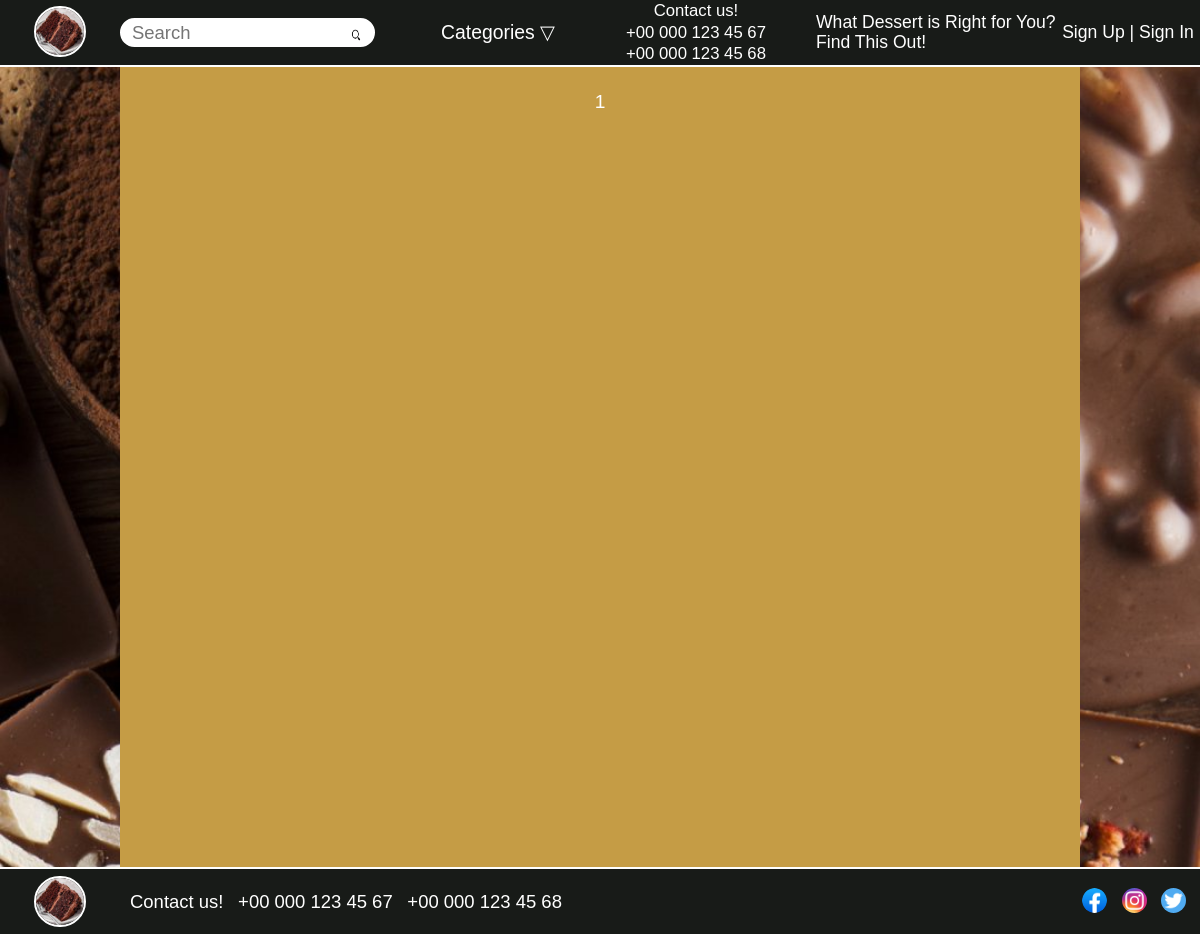
Page /category/cakes/ on the earlier database version.
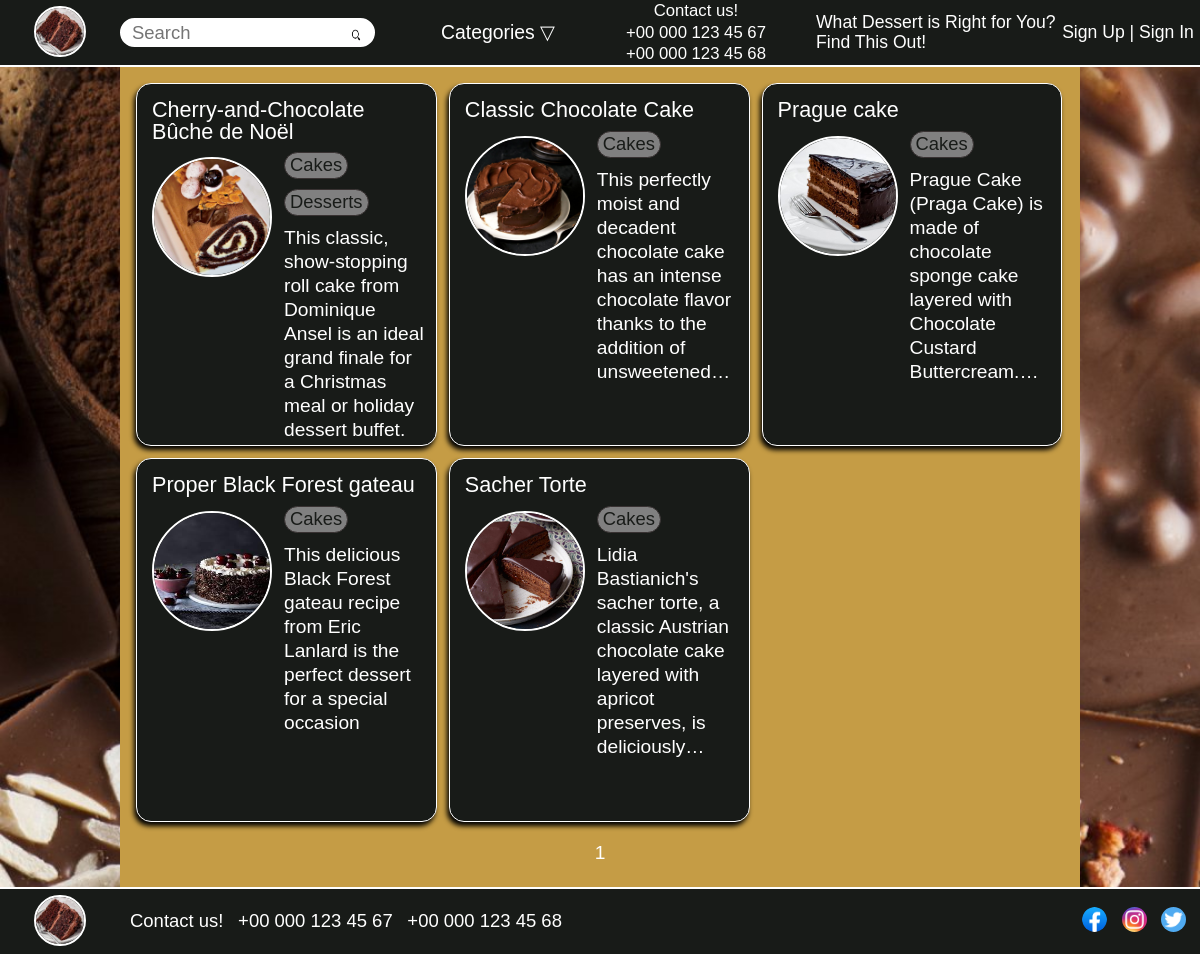
Same page on the later database version.
### recipes/models.py (models this page shows, shortened)
class Recipes(models.Model):
    title = models.CharField(max_length=255)
    slug = models.SlugField(max_length=255, unique=True, db_index=True)
    description = models.TextField()
    recipe = models.TextField()
    photo = models.ImageField(upload_to='photos/%Y/%m/%d/')
    time_create = models.TimeField(auto_now_add=True)
    time_update = models.TimeField(auto_now=True)
    is_published = models.BooleanField(default=True)
    cat = models.ManyToManyField(Category,)
    class Meta:
        verbose_name = 'Recipes'
        verbose_name_plural = 'Recipes'
        ordering = ['title', 'time_create']
    def get_absolute_url(self):
        return reverse('show_recipe', kwargs={'rec_slug': self.slug})

class Category(models.Model):
    name = models.CharField(max_length=255)
    slug = models.SlugField(max_length=255, unique=True, db_index=True)
    def get_absolute_url(self):
        return reverse('show_category', kwargs={'cat_slug': self.slug})
    class Meta:
        verbose_name = 'Category'
        verbose_name_plural = 'Categories'
        ordering = ['id', 'name']

### recipes/views.py (the view)
# urls.py: path('category/<slug:cat_slug>/', ShowCategory.as_view(), name='show_category'),
class ShowCategory(DataMixin, ListView):
    model = Recipes
    template_name = 'recipes/main.html'
    context_object_name = 'recipes'
    def get_queryset(self):
        return Recipes.objects.filter(cat__slug=self.kwargs['cat_slug'], is_published=True)
    def get_context_data(self, *, object_list=None, **kwargs):
        context = super().get_context_data(**kwargs)
        cat = Category.objects.get(slug=self.kwargs['cat_slug'])
        context['cat_selected'] = cat.slug
        c_def = self.get_user_context()
        return dict(list(c_def.items()) + list(context.items()))

### recipes/templatetags/tags.py (called while the page is built)
@register.simple_tag()
def category():
    return Category.objects.all()

### recipes/utils.py (called while the page is built)
    def get_user_context(self, **kwargs):
        context = kwargs
        context['menu'] = menu
        return context

### recipes/templates/recipes/main.html
{% extends 'recipes/base.html' %}
{% load tags %}
{% block content %}
{% for recipe in recipes %}
<div class="block">
    <a href="{{ recipe.get_absolute_url }}" class="block-title">{{ recipe.title }}</a>
    <div class="block-content">
        {% if recipe.photo %}
        <img src="{{ recipe.photo.url }}" class="block-image" />
        {% endif %}
        {% for category in recipe.cat.all %}
        <div class="block-categories">
            <a href="{{ category.get_absolute_url }}">{{ category.name }}</a>
        </div>
        {% endfor %}
        <p>
            {{ recipe.description|linebreaks|truncatewords:50 }}
        </p>
    </div>
</div>
{% endfor %}
{% endblock %}

Differences in the rows shown:
now on this page (row edited): Recipes: title "Cherry-and-Chocolate Bûche de Noël", photo (picture), description "This classic, show-stopping roll cake from Dominique Ansel is an ideal grand finale for a Christmas meal or holiday dessert buffet."
now on this page (row unchanged): Category: name "Cakes"
now on this page (row unchanged): Category: name "Desserts", shown under "Cherry-and-Chocolate Bûche de Noël"
now on this page (row edited): Recipes: title "Classic Chocolate Cake", photo (picture), description "This perfectly moist and decadent chocolate cake has an intense chocolate flavor thanks to the addition of…"
now on this page (row edited): Recipes: title "Prague cake", photo (picture), description "Prague Cake (Praga Cake) is made of chocolate sponge cake layered with Chocolate Custard…"
now on this page (row edited): Recipes: title "Proper Black Forest gateau", photo (picture), description "This delicious Black Forest gateau recipe from Eric Lanlard is the perfect dessert for a special occasion"
now on this page (row edited): Recipes: title "Sacher Torte", photo (picture), description "Lidia Bastianich's sacher torte, a classic Austrian chocolate cake layered with apricot preserves, is…"
